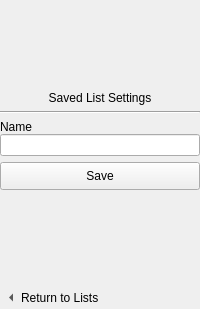
                     <widget class="QWidget" name="page_2">
                      <layout class="QVBoxLayout" name="verticalLayout_31">
                       <property name="margin">
                        <number>0</number>
                       </property>
                       <item>
                        <spacer name="verticalSpacer_8">
                         <property name="orientation">
                          <enum>Qt::Vertical</enum>
                         </property>
                         <property name="sizeHint" stdset="0">
                          <size>
                           <width>20</width>
                           <height>91</height>
                          </size>
                         </property>
                        </spacer>
                       </item>
                       <item>
                        <widget class="QLabel" name="label_11">
                         <property name="text">
                          <string>Saved List Settings</string>
                         </property>
                         <property name="alignment">
                          <set>Qt::AlignCenter</set>
                         </property>
                        </widget>
                       </item>
                       <item>
                        <widget class="Line" name="line_5">
                         <property name="orientation">
                          <enum>Qt::Horizontal</enum>
                         </property>
                        </widget>
                       </item>
                       <item>
                        <widget class="QWidget" name="widget_9" native="true">
                         <layout class="QVBoxLayout" name="verticalLayout_33">
                          <property name="spacing">
                           <number>0</number>
                          </property>
                          <property name="margin">
                           <number>0</number>
                          </property>
                          <item>
                           <widget class="QLabel" name="label_10">
                            <property name="text">
                             <string>Name</string>
                            </property>
                           </widget>
                          </item>
                          <item>
                           <widget class="KLineEdit" name="vslsListName"/>
                          </item>
                         </layout>
                        </widget>
                       </item>
                       <item>
                        <widget class="QPushButton" name="vslsSave">
                         <property name="sizePolicy">
                          <sizepolicy hsizetype="Expanding" vsizetype="Preferred">
                           <horstretch>0</horstretch>
                           <verstretch>0</verstretch>
                          </sizepolicy>
                         </property>
                         <property name="minimumSize">
                          <size>
                           <width>0</width>
                           <height>28</height>
                          </size>
                         </property>
                         <property name="text">
                          <string>Save</string>
                         </property>
                         <property name="icon">
                          <iconset>
                           <normaloff>../convenience/document-save.png</normaloff>../convenience/document-save.png</iconset>
                         </property>
                        </widget>
                       </item>
                       <item>
                        <spacer name="verticalSpacer_7">
                         <property name="orientation">
                          <enum>Qt::Vertical</enum>
                         </property>
                         <property name="sizeHint" stdset="0">
                          <size>
                           <width>20</width>
                           <height>90</height>
                          </size>
                         </property>
                        </spacer>
                       </item>
                       <item>
                        <widget class="QToolButton" name="vslsCancel">
                         <property name="sizePolicy">
                          <sizepolicy hsizetype="Expanding" vsizetype="Fixed">
                           <horstretch>0</horstretch>
                           <verstretch>0</verstretch>
                          </sizepolicy>
                         </property>
                         <property name="text">
                          <string>Return to Lists</string>
                         </property>
                         <property name="toolButtonStyle">
                          <enum>Qt::ToolButtonTextBesideIcon</enum>
                         </property>
                         <property name="autoRaise">
                          <bool>true</bool>
                         </property>
                         <property name="arrowType">
                          <enum>Qt::LeftArrow</enum>
                         </property>
                        </widget>
                       </item>
                      </layout>
                     </widget>
